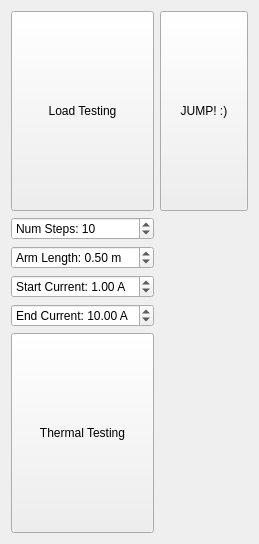
      <widget class="QWidget" name="developerTab">
       <attribute name="title">
        <string>Developer</string>
       </attribute>
       <layout class="QGridLayout" name="gridLayout_12">
        <item row="5" column="0">
         <widget class="QDoubleSpinBox" name="torqueSweepEndCurrent">
          <property name="prefix">
           <string>End Current: </string>
          </property>
          <property name="suffix">
           <string> A</string>
          </property>
          <property name="value">
           <double>10.000000000000000</double>
          </property>
         </widget>
        </item>
        <item row="0" column="1">
         <widget class="QPushButton" name="jumpButton">
          <property name="minimumSize">
           <size>
            <width>88</width>
            <height>200</height>
           </size>
          </property>
          <property name="text">
           <string>JUMP! :)</string>
          </property>
         </widget>
        </item>
        <item row="0" column="0">
         <widget class="QPushButton" name="loadTestStart">
          <property name="minimumSize">
           <size>
            <width>88</width>
            <height>200</height>
           </size>
          </property>
          <property name="text">
           <string>Load Testing</string>
          </property>
         </widget>
        </item>
        <item row="6" column="0">
         <widget class="QPushButton" name="thermalTestButton">
          <property name="minimumSize">
           <size>
            <width>0</width>
            <height>200</height>
           </size>
          </property>
          <property name="text">
           <string>Thermal Testing</string>
          </property>
         </widget>
        </item>
        <item row="4" column="0">
         <widget class="QDoubleSpinBox" name="torqueSweepStartCurrent">
          <property name="prefix">
           <string>Start Current: </string>
          </property>
          <property name="suffix">
           <string> A</string>
          </property>
          <property name="value">
           <double>1.000000000000000</double>
          </property>
         </widget>
        </item>
        <item row="3" column="0">
         <widget class="QDoubleSpinBox" name="torqueSweepArmVal">
          <property name="prefix">
           <string>Arm Length: </string>
          </property>
          <property name="suffix">
           <string> m</string>
          </property>
          <property name="singleStep">
           <double>0.010000000000000</double>
          </property>
          <property name="value">
           <double>0.500000000000000</double>
          </property>
         </widget>
        </item>
        <item row="2" column="0">
         <widget class="QSpinBox" name="torqueSweepSteps">
          <property name="prefix">
           <string>Num Steps: </string>
          </property>
          <property name="value">
           <number>10</number>
          </property>
         </widget>
        </item>
       </layout>
      </widget>
